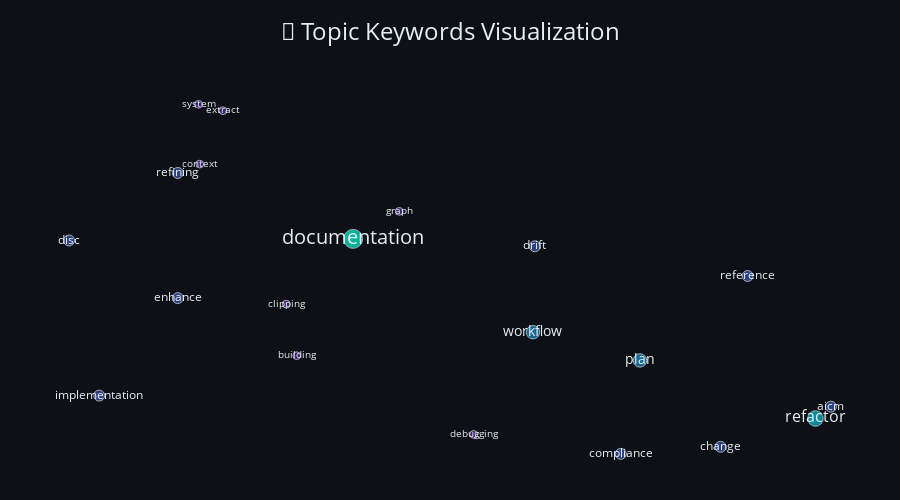

Notebook code for this chart:
### Markdown cell above
---

## 🔥 Topic Analysis

### Code cell
# === WORD CLOUD ALTERNATIVE: Bubble Chart of Keywords ===

# Extract keywords from titles
all_words = []
for title in sessions_df['title']:
    words = title.lower().replace('-', ' ').replace('_', ' ').split()
    all_words.extend([w for w in words if len(w) > 3])

word_counts = Counter(all_words).most_common(20)
keywords_df = pd.DataFrame(word_counts, columns=['keyword', 'count'])
keywords_df['size'] = keywords_df['count'] * 15  # Scale for visibility

# Create a packed bubble-like scatter
np.random.seed(42)
keywords_df['x'] = np.random.uniform(0, 10, len(keywords_df))
keywords_df['y'] = np.random.uniform(0, 10, len(keywords_df))

fig_bubble = go.Figure()

fig_bubble.add_trace(go.Scatter(
    x=keywords_df['x'],
    y=keywords_df['y'],
    mode='markers+text',
    marker=dict(
        size=keywords_df['size'],
        color=keywords_df['count'],
        colorscale=[
            [0, 'rgba(131,56,236,0.6)'],
            [0.5, 'rgba(0,217,255,0.8)'],
            [1, 'rgba(0,245,212,1)']
        ],
        line=dict(color=COLORS['text'], width=1),
        sizemode='area',
        sizeref=0.5,
    ),
    text=keywords_df['keyword'],
    textposition='middle center',
    textfont=dict(
        size=keywords_df['count'] * 2 + 8,
        color=COLORS['text']
    ),
    hovertemplate='<b>%{text}</b><br>Frequency: %{marker.color}<extra></extra>'
))

fig_bubble.update_layout(
    title={
        'text': '💬 Topic Keywords Visualization',
        'font': {'size': 24, 'color': COLORS['text']},
        'x': 0.5
    },
    xaxis=dict(visible=False),
    yaxis=dict(visible=False),
    paper_bgcolor=COLORS['background'],
    plot_bgcolor=COLORS['background'],
    height=500,
    margin=dict(l=20, r=20, t=80, b=20),
    showlegend=False
)

fig_bubble.show()

### Figure 1 — Plotly figure (JSON) as saved in the notebook; plotly's stock layout.template omitted (floating-point values rounded to 4 significant figures)
{"data": [{"hovertemplate": "<b>%{text}</b><br>Frequency: %{marker.color}<extra></extra>", "marker": {"color": [6, 4, 3, 3, 2, 2, 2, 2, 2, 2, 2, 2, 2, 1, 1, 1, 1, 1, 1, 1], "colorscale": [[0, "rgba(131,56,236,0.6)"], [0.5, "rgba(0,217,255,0.8)"], [1, "rgba(0,245,212,1)"]], "line": {"color": "#E6EDF3", "width": 1}, "size": [90, 60, 45, 45, 30, 30, 30, 30, 30, 30, 30, 30, 30, 15, 15, 15, 15, 15, 15, 15], "sizemode": "area", "sizeref": 0.5}, "mode": "markers+text", "text": ["documentation", "refactor", "plan", "workflow", "enhance", "refining", "implementation", "reference", "drift", "compliance", "disc", "aicm", "change", "extract", "system", "context", "building", "debugging", "graph", "clipping"], "textfont": {"color": "#E6EDF3", "size": [20, 16, 14, 14, 12, 12, 12, 12, 12, 12, 12, 12, 12, 10, 10, 10, 10, 10, 10, 10]}, "textposition": "middle center", "type": "scatter", "x": [3.745, 9.507, 7.32, 5.987, 1.56, 1.56, 0.5808, 8.662, 6.011, 7.081, 0.2058, 9.699, 8.324, 2.123, 1.818, 1.834, 3.042, 5.248, 4.319, 2.912], "y": [6.119, 1.395, 2.921, 3.664, 4.561, 7.852, 1.997, 5.142, 5.924, 0.4645, 6.075, 1.705, 0.6505, 9.489, 9.656, 8.084, 3.046, 0.9767, 6.842, 4.402]}], "layout": {"height": 500, "margin": {"b": 20, "l": 20, "r": 20, "t": 80}, "paper_bgcolor": "#0D1117", "plot_bgcolor": "#0D1117", "showlegend": false, "title": {"font": {"color": "#E6EDF3", "size": 24}, "text": "💬 Topic Keywords Visualization", "x": 0.5}, "xaxis": {"visible": false}, "yaxis": {"visible": false}}}
